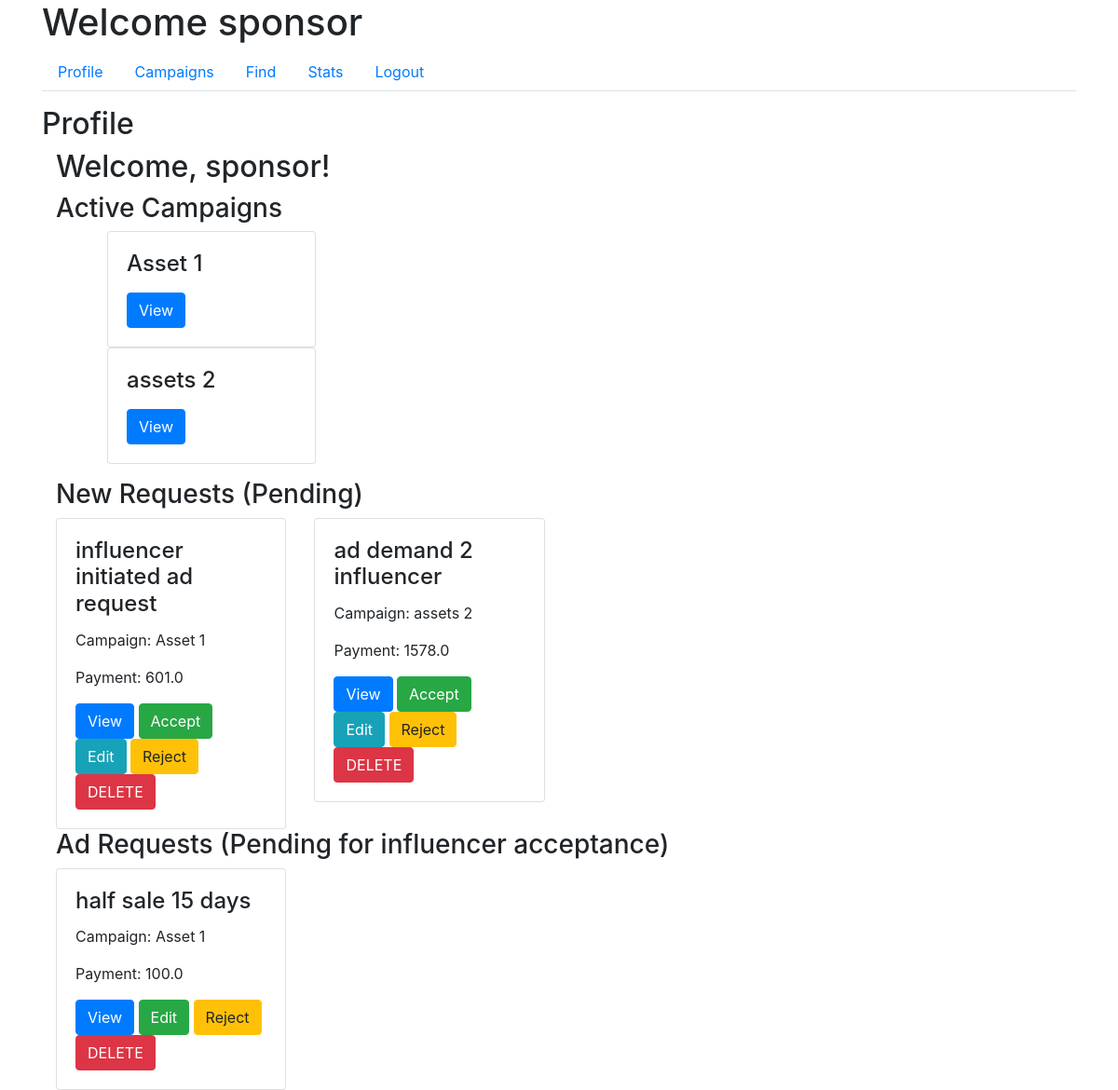
Page /sponsor/profile (signed in) on the committed database.
### app/models.py (models this page shows, shortened)
class User(UserMixin, db.Model):
    id = db.Column(db.Integer, primary_key=True)
    username = db.Column(db.String(64), unique=True, nullable=False)
    email = db.Column(db.String(120), unique=True, nullable=False)
    password_hash = db.Column(db.String(128), nullable=False)
    role = db.Column(db.String(20), nullable=False)
    industry = db.Column(db.String(120))  # For Sponsors
    platforms = db.Column(db.Text)  # For Influencers
    category = db.Column(db.String(120))  # For Influencers
    niche = db.Column(db.String(120))  # For Influencers
    profile_pic = db.Column(db.String(20), nullable=False, default='download.png')
    flag = db.Column(db.Boolean, default=False, nullable=False)  # Add flag column

class Campaign(db.Model):
    id = db.Column(db.Integer, primary_key=True)
    name = db.Column(db.String(100), nullable=False)
    description = db.Column(db.Text, nullable=False)
    budget = db.Column(db.Float, nullable=False)
    visibility = db.Column(db.String(10), nullable=False)  # 'public', 'private'
    start_date = db.Column(db.Date, nullable=False)
    end_date = db.Column(db.Date, nullable=False)
    user_id = db.Column(db.Integer, db.ForeignKey('user.id'), nullable=False)
    ad_requests = db.relationship('AdRequest', backref='campaign', lazy=True)
    flag = db.Column(db.Boolean, default=False, nullable=False)  # Add flag column

class AdRequest(db.Model):
    id = db.Column(db.Integer, primary_key=True)
    campaign_id = db.Column(db.Integer, db.ForeignKey('campaign.id'), nullable=False)
    influencer_id = db.Column(db.Integer, db.ForeignKey('user.id'), nullable=False)
    requirements = db.Column(db.Text, nullable=False)
    payment_amount = db.Column(db.Float, nullable=False)
    status_influencer = db.Column(db.String(10), nullable=False)
    status_sponsor = db.Column(db.String(10), nullable=False)

### app/routes.py (the view)
@main.route('/sponsor/profile')
@login_required
def sponsor_profile():
    if current_user.role != 'sponsor':
        return redirect(url_for('main.home'))
    sponsor = current_user
    active_campaigns = Campaign.query.join(AdRequest, Campaign.id == AdRequest.campaign_id)\
    .filter(Campaign.user_id == sponsor.id, AdRequest.status_sponsor == "Accepted").all()
    new_requests = AdRequest.query.join(Campaign, AdRequest.campaign_id == Campaign.id)\
                              .filter(Campaign.user_id == sponsor.id, AdRequest.status_sponsor == 'Pending').all()
    active_influencer = User.query.filter_by(role='influencer').all()
    influencer_pending_request = AdRequest.query.join(Campaign, AdRequest.campaign_id == Campaign.id)\
                              .filter(Campaign.user_id == sponsor.id, AdRequest.status_influencer == 'Pending').all()
    return render_template('sponsor_profile.html',
                           sponsor=sponsor,
                           active_campaigns=active_campaigns,
                           active_influencer=active_influencer,
                           new_requests=new_requests,
                           influencer_pending_request=influencer_pending_request)

### app/models.py (called while the page is built)
@login_manager.user_loader
def load_user(user_id):
    return User.query.get(int(user_id))

### app/templates/sponsor_profile.html (shortened to what this page needs)
{% extends "sponsor_dashboard.html" %}
{% block tab_content %}
<h2>Profile</h2>
<div class="col-md-9">
    <div class="profile-main">
        <h2>Welcome, {{ current_user.username }}!</h2>
        <h3>Active Campaigns</h3>
        <ul>
            {% for campaign in active_campaigns %}
            <div class="col-md-4">
                <div class="request-box card">
                    <div class="card-body">
                        <h4 class="card-title">{{ campaign.name }}</h4>
                        <button class="btn btn-primary" data-toggle="modal" data-target="#campaignModal" data-id="{{ campaign.id }}">View</button>
                    </div>
                </div>
            </div>
            {% endfor %}
        </ul>
        <h3>New Requests (Pending)</h3>
        <div class="row">
            {% for request in new_requests %}
            <div class="col-md-4">
                <div class="request-box card">
                    <div class="card-body">
                        <h4 class="card-title">{{ request.requirements }}</h4>
                        <p class="card-text">Campaign: {{ request.campaign.name }}</p>
                        <p class="card-text">Payment: {{ request.payment_amount }}</p>
                        <button class="btn btn-primary" data-toggle="modal" data-target="#adRequestModal" data-id="{{ request.id }}">View</button>
                        {% for influencer in active_influencer %}
                            {% if request.campaign.flag == 0 and current_user.flag == 0 and influencer.id == request.influencer_id and influencer.flag == 0 %}
                                <a href="{{ url_for('main.accept_request_sponsor', id=request.id) }}" class="btn btn-success">Accept</a>
                                <a href="{{ url_for('main.edit_ad_request_spon', id=request.id) }}" class="btn btn-info">Edit</a>
                                <a href="{{ url_for('main.reject_request_sponsor', id=request.id) }}" class="btn btn-warning">Reject</a>
                                <a href="{{ url_for('main.delete_ad_request', id=request.id) }}" class="btn btn-danger">DELETE</a>
                            {% endif %}
                        {% endfor %}
                    </div>
                </div>
            </div>
            {% endfor %}
        </div>
        <h3>Ad Requests (Pending for influencer acceptance)</h3>
        <div class="row">
            {% for request in influencer_pending_request %}
            <div class="col-md-4">
                <div class="request-box card">
                    <div class="card-body">
                        <h4 class="card-title">{{ request.requirements }}</h4>
                        <p class="card-text">Campaign: {{ request.campaign.name }}</p>
                        <p class="card-text">Payment: {{ request.payment_amount }}</p>
                        <button class="btn btn-primary" data-toggle="modal" data-target="#adRequestModal" data-id="{{ request.id }}">View</button>
                        {% for influencer in active_influencer %}
                            {% if request.campaign.flag == 0 and current_user.flag == 0 and influencer.id == request.influencer_id and influencer.flag == 0 %}
                                <a href="{{ url_for('main.edit_ad_request_spon', id=request.id) }}" class="btn btn-success">Edit</a>
                                <a href="{{ url_for('main.reject_request_sponsor', id=request.id) }}" class="btn btn-warning">Reject</a>
                                <a href="{{ url_for('main.delete_campaign', id=request.id) }}" class="btn btn-danger">DELETE</a>
                            {% endif %}
                        {% endfor %}
                    </div>
                </div>
            </div>
            {% endfor %}
        </div>
    </div>
</div>
{% endblock %}

### app/templates/sponsor_dashboard.html (shortened to what this page needs)
{% extends "base.html" %}
{% block content %}
<h1>Welcome {{ current_user.username }}</h1>
<ul class="nav nav-tabs">
    <li class="nav-item">
        <a class="nav-link" href="{{ url_for('main.sponsor_profile') }}">Profile</a>
    </li>
    <li class="nav-item">
        <a class="nav-link" href="{{ url_for('main.sponsor_campaigns') }}">Campaigns</a>
    </li>
    <li class="nav-item">
        <a class="nav-link" href="{{ url_for('main.sponsor_find') }}">Find</a>
    </li>
    <li class="nav-item">
        <a class="nav-link" href="{{ url_for('main.sponsor_stats') }}">Stats</a>
    </li>
    <li class="nav-item">
        <a class="nav-link" href="{{ url_for('main.logout') }}">Logout</a>
    </li>
</ul>
<div class="tab-content mt-3">
    {% block tab_content %}{% endblock %}
</div>
{% endblock %}

### rows in the picture
User: username "sponsor"
Campaign: name "Asset 1"
Campaign: name "assets 2"
AdRequest: requirements "influencer initiated ad request", campaign.name "Asset 1", payment_amount "601.0"
AdRequest: requirements "ad demand 2 influencer", campaign.name "assets 2", payment_amount "1578.0"
AdRequest: requirements "half sale 15 days", campaign.name "Asset 1", payment_amount "100.0"
